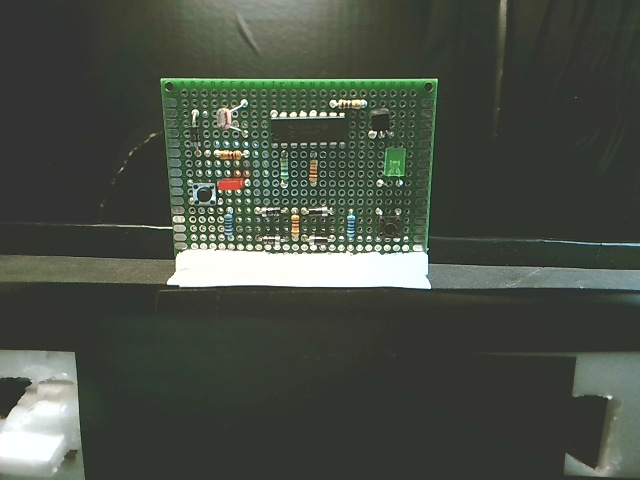
#> input picture test_new_pcb.jpg, 640 x 480 px
$ python test_new_template_matching.py
#> lines starting #> are read from the running program, lines starting #| are printed output that depends on the picture
### server/template_based_alignment.py
"""
템플릿 매칭 기반 PCB 정렬 시스템

하나의 기준점(나사 구멍)을 템플릿 매칭으로 찾아서 (0,0)으로 설정하고,
모든 YOLO 검출 결과를 상대 좌표로 변환합니다.

작성자: Claude Code
날짜: 2025-12-01
"""

import cv2
import numpy as np
from typing import Optional, Tuple, List, Dict
import logging

logger = logging.getLogger(__name__)


class TemplateBasedAlignment:
    """템플릿 매칭 기반 PCB 정렬 클래스"""

    def __init__(self, template_path: Optional[str] = None, threshold: float = 0.8, downscale_factor: float = 0.5):
        """
        초기화

        Args:
            template_path: 기준점 템플릿 이미지 경로 (나사 구멍 등)
            threshold: 템플릿 매칭 최소 신뢰도 (0.0~1.0, 기본값: 0.8)
            downscale_factor: 이미지 다운스케일 비율 (0.0~1.0, 기본값: 0.5) - 처리 속도 향상
        """
        self.template = None
        self.template_path = template_path
        self.threshold = threshold  # 신뢰도 임계값 추가
        self.downscale_factor = downscale_factor  # 다운스케일 비율

        if template_path:
            self.load_template(template_path)

    def load_template(self, template_path: str) -> bool:
        """
        템플릿 이미지 로드

        Args:
            template_path: 템플릿 이미지 경로

        Returns:
            성공 여부
        """
        try:
            self.template = cv2.imread(template_path)
            if self.template is None:
                logger.error(f"템플릿 로드 실패: {template_path}")
                return False

            logger.info(f"템플릿 로드 성공: {template_path} (shape={self.template.shape})")
            self.template_path = template_path
            return True
        except Exception as e:
            logger.error(f"템플릿 로드 중 오류: {e}", exc_info=True)
            return False

    # [19 lines left out: function set_template_from_image, not called in this run]

    def find_reference_point(
        self,
        image: np.ndarray,
        method: int = cv2.TM_CCOEFF_NORMED,
        roi: Optional[Tuple[int, int, int, int]] = None
    ) -> Optional[Tuple[int, int]]:
        """
        템플릿 매칭으로 기준점 찾기 (ROI 검증 포함, 다운스케일 최적화)

        Args:
            image: 검색할 이미지
            method: 매칭 방법 (cv2.TM_CCOEFF_NORMED, cv2.TM_CCORR_NORMED 등)
            roi: ROI 영역 (x1, y1, x2, y2). None이면 전체 이미지에서 검색

        Returns:
            기준점 좌표 (x, y) 또는 None (ROI 밖에 있으면 None)
        """
        if self.template is None:
            logger.warning("템플릿이 설정되지 않았습니다.")
            return None

        try:
            # 그레이스케일 변환
            img_gray = cv2.cvtColor(image, cv2.COLOR_BGR2GRAY)
            template_gray = cv2.cvtColor(self.template, cv2.COLOR_BGR2GRAY)

            # 다운스케일 적용 (처리 속도 향상) ⭐
            if self.downscale_factor < 1.0:
                img_gray_small = cv2.resize(img_gray, None, fx=self.downscale_factor, fy=self.downscale_factor)
                template_gray_small = cv2.resize(template_gray, None, fx=self.downscale_factor, fy=self.downscale_factor)
            else:
                img_gray_small = img_gray
                template_gray_small = template_gray

            # 템플릿 매칭
            result = cv2.matchTemplate(img_gray_small, template_gray_small, method)
            min_val, max_val, min_loc, max_loc = cv2.minMaxLoc(result)

            # TM_SQDIFF, TM_SQDIFF_NORMED는 최소값이 최적 매칭
            if method in [cv2.TM_SQDIFF, cv2.TM_SQDIFF_NORMED]:
                match_loc = min_loc
                confidence = 1 - min_val
            else:
                match_loc = max_loc
                confidence = max_val

            # 신뢰도 검증 ⭐ (잘못된 매칭 방지)
            if confidence < self.threshold:
                logger.warning(
                    f"템플릿 매칭 신뢰도가 임계값보다 낮음: {confidence:.3f} < {self.threshold:.3f}"
                )
                return None

            # 다운스케일된 좌표를 원본 스케일로 변환 ⭐
            if self.downscale_factor < 1.0:
                match_loc = (
                    int(match_loc[0] / self.downscale_factor),
                    int(match_loc[1] / self.downscale_factor)
                )

            # 템플릿 중심점 계산 (기준점)
            template_h, template_w = self.template.shape[:2]
            ref_x = match_loc[0] + template_w // 2
            ref_y = match_loc[1] + template_h // 2

            # ROI 검증
            if roi is not None:
                x1, y1, x2, y2 = roi
                if not (x1 <= ref_x <= x2 and y1 <= ref_y <= y2):
                    logger.warning(
                        f"기준점이 ROI 밖에 있음: ({ref_x}, {ref_y}), "
                        f"ROI=({x1}, {y1}, {x2}, {y2}), confidence={confidence:.3f}"
                    )
                    return None

            logger.info(f"기준점 검출 성공: ({ref_x}, {ref_y}), confidence={confidence:.3f}")
            return (ref_x, ref_y)

        except Exception as e:
            logger.error(f"기준점 검출 중 오류: {e}", exc_info=True)
            return None

    # [129 lines left out: functions convert_to_relative_coords, visualize_reference_point, create_template_from_coords, not called in this run]


# 전역 인스턴스 (싱글톤 패턴)
_alignment_system = None


# [16 lines left out: function get_alignment_system, not called in this run]

### test_new_template_matching.py
"""
새로운 템플릿으로 매칭 테스트
"""

import cv2
import numpy as np
import sys
import os
from pathlib import Path

sys.path.append(str(Path(__file__).parent / 'server'))
from template_based_alignment import TemplateBasedAlignment


def test_new_template(image_path: str, template_path: str, output_dir: str = 'new_template_results'):
    """
    새로운 템플릿으로 매칭 테스트
    """
#> called with image_path = 'test_new_pcb.jpg', template_path = 'test_new_template.jpg', output_dir = 'new_template_results'
    print(f"\n{'='*60}")
    print("새로운 템플릿 매칭 테스트")
    print(f"{'='*60}\n")

    # 이미지 로드
    img = cv2.imread(image_path)
#> img is the input picture: shape (480, 640, 3); mean B, G, R 68.4, 78.4, 71.8
    if img is None:
        print(f"❌ 이미지 로드 실패: {image_path}")
        return None

    print(f"원본 이미지 크기: {img.shape}")
#| 원본 이미지 크기: (480, 640, 3)

    # 640x640 리사이즈
    img_resized = cv2.resize(img, (640, 640))
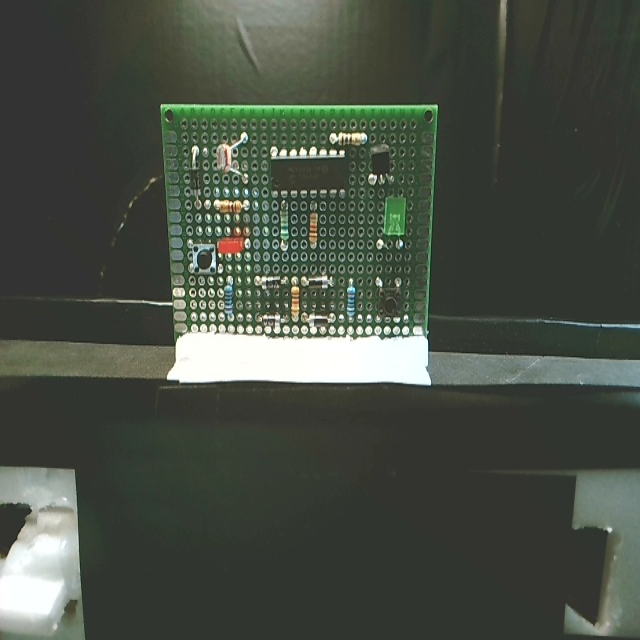
#> img_resized: shape (640, 640, 3); mean B, G, R 68.4, 78.4, 71.8
    print(f"리사이즈 후 크기: {img_resized.shape}")
#| 리사이즈 후 크기: (640, 640, 3)

    # 정렬 시스템 생성
    alignment = TemplateBasedAlignment()
    if not alignment.load_template(template_path):
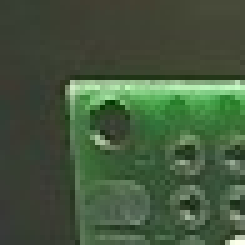
#> input picture test_new_template.jpg, 49 x 49 px (shown 5 times larger)
#> in load_template, self.template is the input picture: shape (49, 49, 3); mean B, G, R 61.4, 87.4, 67.8
        print(f"❌ 템플릿 로드 실패")
        return None

    print(f"템플릿 크기: {alignment.template.shape}")
#| 템플릿 크기: (49, 49, 3)

    # 여러 매칭 방법 테스트
    methods = [
        ('TM_CCOEFF_NORMED', cv2.TM_CCOEFF_NORMED),
        ('TM_CCORR_NORMED', cv2.TM_CCORR_NORMED),
        ('TM_SQDIFF_NORMED', cv2.TM_SQDIFF_NORMED),
    ]

    os.makedirs(output_dir, exist_ok=True)

    # ROI 영역 정의 (중앙, 세로로 길게)
    img_h, img_w = img_resized.shape[:2]
#> img_h = 640; img_w = 640
    roi_width = 200
    roi_height_margin = 30
    roi_x1 = (img_w - roi_width) // 2
#> roi_x1 = 220
    roi_x2 = roi_x1 + roi_width
#> roi_x2 = 420
    roi_y1 = roi_height_margin
    roi_y2 = img_h - roi_height_margin
#> roi_y2 = 610
    roi = (roi_x1, roi_y1, roi_x2, roi_y2)
#> roi = (220, 30, 420, 610)

    print(f"\nROI 영역: x={roi_x1}~{roi_x2}, y={roi_y1}~{roi_y2}")
#| ROI 영역: x=220~420, y=30~610
    print(f"ROI 크기: {roi_x2-roi_x1} x {roi_y2-roi_y1}")
#| ROI 크기: 200 x 580

    best_result = None
    best_confidence = 0

    for method_name, method in methods:
        print(f"\n{'='*60}")
        print(f"매칭 방법: {method_name}")
        print(f"{'='*60}")

        # 기준점 찾기 (ROI 검증 포함)
        reference_point = alignment.find_reference_point(img_resized, method=method, roi=roi)

        if reference_point:
            # 시각화 (ROI 포함)
            vis_img = alignment.visualize_reference_point(img_resized, reference_point, roi=roi)

            # 템플릿 영역 표시
            template_h, template_w = alignment.template.shape[:2]
            ref_x, ref_y = reference_point
            top_left_x = ref_x - template_w // 2
            top_left_y = ref_y - template_h // 2

            # 템플릿 영역 강조 (보라색)
            cv2.rectangle(
                vis_img,
                (top_left_x, top_left_y),
                (top_left_x + template_w, top_left_y + template_h),
                (255, 0, 255),  # 보라색
                3
            )

            # 매칭 스코어 계산
            gray = cv2.cvtColor(img_resized, cv2.COLOR_BGR2GRAY)
            template_gray = cv2.cvtColor(alignment.template, cv2.COLOR_BGR2GRAY)
            result = cv2.matchTemplate(gray, template_gray, method)
            min_val, max_val, min_loc, max_loc = cv2.minMaxLoc(result)

            if method in [cv2.TM_SQDIFF, cv2.TM_SQDIFF_NORMED]:
                confidence = 1 - min_val
            else:
                confidence = max_val

            print(f"✅ 기준점 검출 성공: {reference_point}")
            print(f"   매칭 신뢰도: {confidence:.4f} ({confidence*100:.2f}%)")
            print(f"   템플릿 영역: ({top_left_x}, {top_left_y}) ~ ({top_left_x + template_w}, {top_left_y + template_h})")

            # 결과 저장
            output_path = f"{output_dir}/{method_name}.jpg"
            cv2.imwrite(output_path, vis_img)
            print(f"📁 결과 저장: {output_path}")

            if confidence > best_confidence:
                best_confidence = confidence
                best_result = {
                    'method': method_name,
                    'reference_point': reference_point,
                    'confidence': confidence,
                    'image': vis_img.copy()
                }
        else:
            print(f"❌ 기준점 검출 실패")
#> this loop made 3 passes
#> pass 1, in find_reference_point, `img_gray = cv2.cvtColor(image, cv2.COLOR_BGR2GRAY)`:
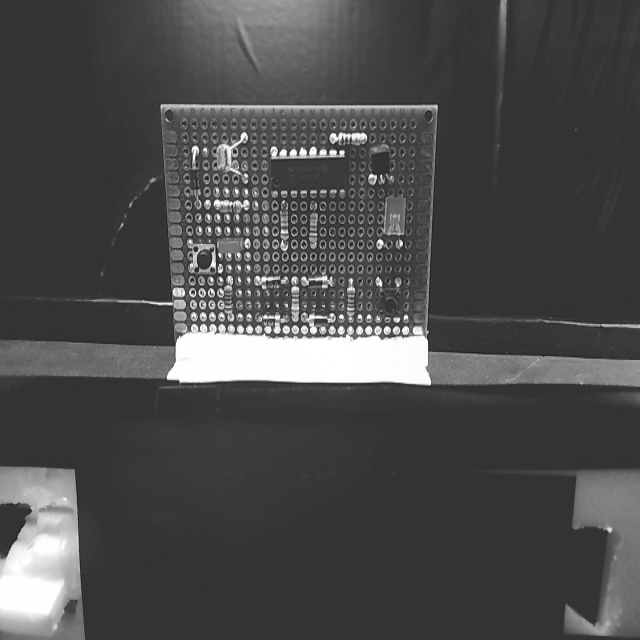
#> img_gray: shape (640, 640); min 26, max 255, mean 75.3
#> pass 1, in find_reference_point, `template_gray = cv2.cvtColor(self.template, cv2.COLOR_BGR2GRAY)`:
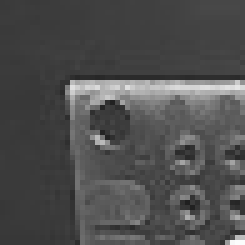
#> template_gray: shape (49, 49) (shown 5 times larger); min 32, max 252, mean 78.6
#> pass 1, in find_reference_point, `img_gray_small = cv2.resize(img_gray, None, fx=self.downscale_factor, ..`:
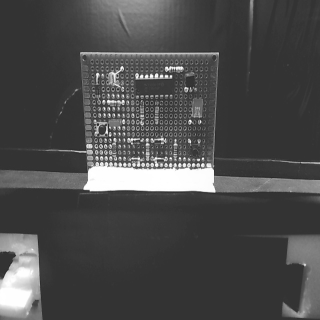
#> img_gray_small: shape (320, 320); min 36, max 255, mean 75.4
#> pass 1, in find_reference_point, `template_gray_small = cv2.resize(template_gray, None, fx=self.downscal..`:
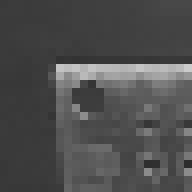
#> template_gray_small: shape (24, 24) (shown 8 times larger); min 45, max 203, mean 78.3
#> after the loop, best_confidence = 0

    # 최적 결과
    if best_result:
        print(f"\n{'='*60}")
        print("최적 매칭 결과")
        print(f"{'='*60}")
        print(f"매칭 방법: {best_result['method']}")
        print(f"기준점: {best_result['reference_point']}")
        print(f"신뢰도: {best_result['confidence']:.4f} ({best_result['confidence']*100:.2f}%)")

        cv2.imwrite(f"{output_dir}/BEST_MATCH.jpg", best_result['image'])
        print(f"\n📁 최적 결과 저장: {output_dir}/BEST_MATCH.jpg")

        # 기준점을 (0,0)으로 설정한 좌표계 시각화
        print(f"\n{'='*60}")
        print("상대 좌표 시스템")
        print(f"{'='*60}")
        print(f"기준점(REF): {best_result['reference_point']} → (0, 0)")
        print(f"\n예시: YOLO가 (300, 300)에서 부품을 검출했다면")
        print(f"  절대 좌표: (300, 300)")
        print(f"  상대 좌표: ({300 - best_result['reference_point'][0]}, {300 - best_result['reference_point'][1]})")

        return best_result
    else:
        print(f"\n❌ 매칭 실패")
        return None


if __name__ == '__main__':
    image_path = 'test_new_pcb.jpg'
    template_path = 'test_new_template.jpg'

    if not os.path.exists(image_path):
        print(f"❌ 이미지 없음: {image_path}")
        exit(1)

    if not os.path.exists(template_path):
        print(f"❌ 템플릿 없음: {template_path}")
        exit(1)

    result = test_new_template(image_path, template_path)

    print(f"\n{'='*60}")
    print("✅ 테스트 완료!")
    print("📁 결과 폴더: new_template_results/")
    print(f"{'='*60}\n")
